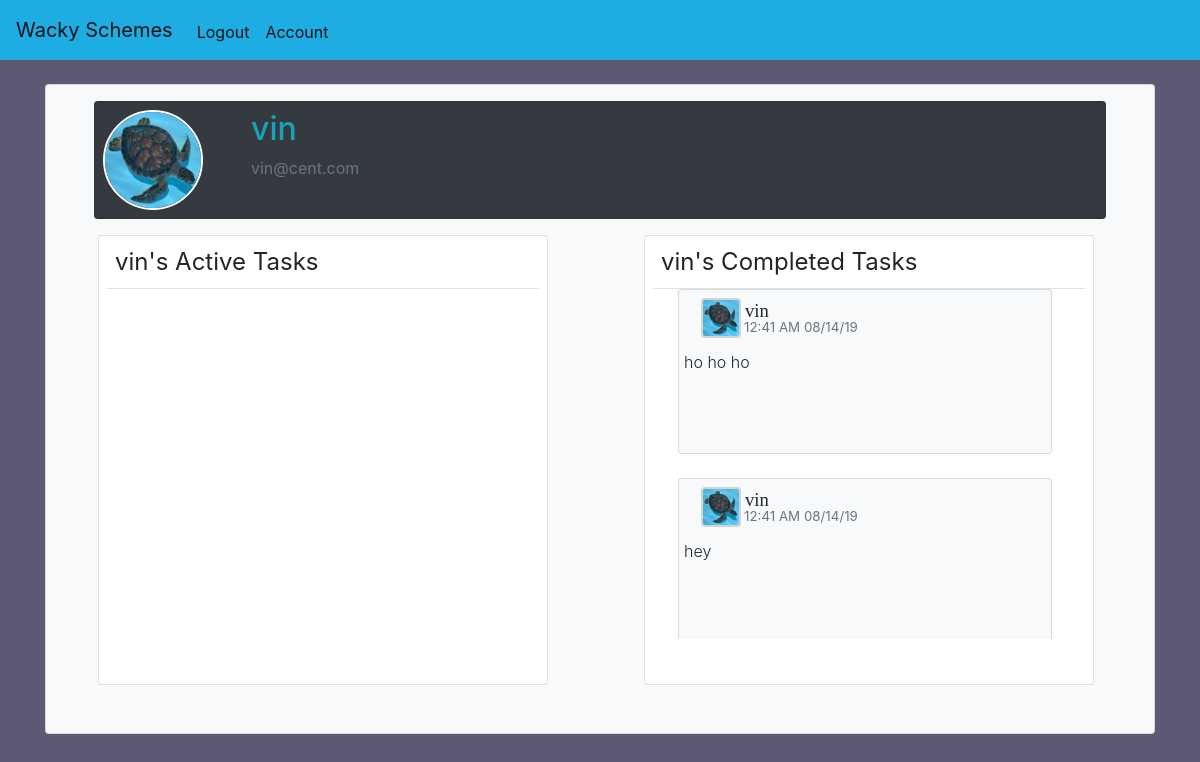
/account/1 (signed in), run on the app's committed database.
### mainapp/models.py (models this page shows, shortened)
class User(db.Model, UserMixin):
    id = db.Column(db.Integer, primary_key=True)
    username = db.Column(db.String(20), unique=True, nullable=False )
    email = db.Column(db.String(120), unique=True, nullable=False)
    password = db.Column(db.String(60), nullable=False)
    image_file = db.Column(db.String(20), nullable=False, default='dflt.jpg')
    posts = db.relationship('Post', backref='author', lazy=True)
    likes = db.relationship('Likes', backref='liker', lazy=True)
    comments = db.relationship('Comment', backref='commentor', lazy=True)

class Post(db.Model):
    id = db.Column(db.Integer, primary_key=True)
    title = db.Column(db.String(100), nullable=False)
    content = db.Column(db.String(500), nullable=False)
    user_id = db.Column(db.Integer, db.ForeignKey('user.id'), nullable=False)
    date_posted = db.Column(db.DateTime, nullable=False, default=datetime.utcnow)
    comments = db.relationship('Comment', backref='comments', lazy=True)
    likes = db.Column(db.Integer, nullable=False, default=0)

### mainapp/routes.py (the view)
@app.route('/account/<account_id>', methods=['GET','POST'])
@login_required
def account(account_id):
    account = User.query.get_or_404(account_id)
    form = UpdateForm()
    tasks=Post.query.filter_by(user_id=account.id).all()
    localtimes = []
    if tasks:
        for task in tasks:
            localtimes.append(datetime_from_utc_to_local(task.date_posted))
    if form.validate_on_submit():
        if form.picture.data:
            picture_file = save_pic(form.picture.data)
            current_user.image_file = picture_file
        current_user.username = form.username.data
        current_user.email = form.email.data
        db.session.commit()
        flash(f"your account was updated", 'success')
        return redirect(url_for('account', account_id=current_user.id))
    elif request.method == 'GET':
        form.username.data = account.username
        form.email.data = account.email
    image_file = url_for('static', filename='pfps/'+current_user.image_file)
    return render_template('account.html', title=account.username+"'s tasks", image_file=image_file, account=account, mytasklocaltimes=localtimes, form=form, mytasks=tasks)

### mainapp/models.py (called while the page is built)
@login_manager.user_loader
def load_user(user_id):
    return User.query.get(int(user_id))

### mainapp/routes.py (called while the page is built)
def datetime_from_utc_to_local(utc_datetime):
    now_timestamp = time.time()
    offset = datetime.fromtimestamp(now_timestamp) - datetime.utcfromtimestamp(now_timestamp)
    return utc_datetime + offset

### mainapp/templates/account.html (shortened to what this page needs)
{% extends 'layout.html' %}
{% block content %}
<div class="card bg-light">
<div class="content-section ml-5 mt-3 mr-5">
  <div class="card bg-dark mb-3">
    <div class="m-2">
  <div class="media">
    <img class="" style="border: 2px white solid; border-radius:50%; height:100px;width:100px;"src="{{url_for('static' ,filename='pfps/'+account.image_file)}}">
    <div class="media-body ml-5">
      <h2 class="account-heading text-info">{{account.username}}</h2>
      <p class="text-secondary">{{account.email}}</p>
    </div>
  </div>
</div>
</div>
  </div>
  {% if account.id != current_user.id %}
  <div class="row ml-1">
  <div class="card ml-5 mb-5 mr-5" style="width: 450px;height:450px; margin-right:0px;">
    <legend class="ml-3 mt-2">
      <a style="text-decoration:none; color:inherit;" href="{{url_for('account', account_id=current_user.id)}}">
       {{account.username}}'s Active Tasks
     </a>
     </legend>
    <span class="border-bottom ml-2 mr-2"></span>
    <div class="mr-4" style="margin-left:-75px; margin-right:20px;">
      <ul id="accountposts"  style="list-style-type:none; width:500px;height:350px;overflow-x:hidden;">
  </ul>
  </div>
</div>
<div class="card ml-5 mb-5" style="width: 450px;height:450px; margin-right:-30px;">
  <legend class="ml-3 mt-2">
    <a style="text-decoration:none; color:inherit;" href="{{url_for('account', account_id=current_user.id)}}">
     {{account.username}}'s Completed Tasks
   </a>
   </legend>
  <div class="mr-4" style="margin-left:-75px; margin-right:20px;">
    <ul id="accountposts"  style="list-style-type:none; width:500px;height:350px;overflow-x:hidden;">
  {% if current_user.is_authenticated %}
  {%for task in mytasks | reverse %}
  {% if task.content == 'Completed' %}
  {% include 'mainpageaccountpost.html' %}
  {% endif %}
  {%endfor%}
  {% endif %}
</ul>
</div>
</div>
</div>
{% endif %}
{% endblock content %}

### mainapp/templates/layout.html (shortened to what this page needs)
<!doctype html>
<html lang="en">
  <head>
    <link rel="stylesheet" href="https://maxcdn.bootstrapcdn.com/bootstrap/4.0.0/css/bootstrap.min.css">
  </head>
  <body>
  <nav class="sticky-top navbar navbar-expand-lg navbar-light" style="background-color:rgb(30, 173, 227)">
    <a class="navbar-brand" href="{{url_for('home')}}">Wacky Schemes</a>
    <div class="collapse navbar-collapse" id="navbarSupportedContent">
    <ul class="navbar-nav mr-auto mt-1">
      {% if current_user.is_authenticated %}
      <li class="nav-item active">
        <a class="nav-link navtext" href="{{url_for('logout')}}">Logout<span class="sr-only">(current)</span></a>
      </li>
      <li class="nav-item active">
        <a class="nav-link navtext" href="{{url_for('account', account_id=current_user.id)}}">Account<span class="sr-only">(current)</span></a>
      </li>
      {% endif %}
    <ul>
    </div>
  </nav>
    <div class="container mt-4">
      {%block content%}
      {%endblock %}
  </div>
  </body>
</html>

### mainapp/templates/mainpageaccountpost.html (shortened to what this page needs)
<li class="leftlist">
<div class="card ml-5 bg-light mb-4" id='tasksection{{task.id}}'style="width:85%; height:165px">
  <div class="hoohaw card-body" style="margin-left: -30px; margin-top:-7px;">
    <div class="row ml-2" style="margin-top: -5px;">
      <img src="{{url_for('static', filename='pfps/'+task.author.image_file)}}" class="ml-4" style="border: 2px solid lightgrey; border-radius:10%; width:40px; height: 40px;" alt="">
      <h5 class="ml-1"><a style="font-size: 14pt;color:inherit; text-decoration:none; font-family: Calibri;"href="{{url_for('account', account_id=task.author.id)}}">{{task.author.username}}</a></h5>
      </div>
      <p class="text-muted float-left" style="font-size:10pt; margin-top:-20px; margin-left:75px; ">{{mytasklocaltimes[mytasks.index(task)].strftime('%I:%M %p %x')}}</p>
    <div class="row float-right ">
    </div>
    <div class="row float-left">
    <ul class=""style="margin-left:-10px; list-style-type:none; display:flex; flex-direction: row;">
      <li style="height:30px; width:330px;"class="font-weight-light">
        <p style="line-height:100%;" class="mr-2">
        <a href="{{url_for('post', post_id=task.id)}}" style="font-size:12pt; color:inherit; text-decoration:none;">
          {{task.title}}
        </a>
      </p>
      </li>
    </ul>
  </div>
  </div>
</div>
</li>

### mainapp/templates/layout.html (style rules this page uses)
body { background: rgba(92, 90, 115, 1); }

### mainapp/templates/account.html (style rules this page uses)
.leftlist { margin-left:20px; }

### data on the page
User: image_file (picture), username "vin", email "vin@cent.com"
Post: image_file (picture), author.username "vin", mytasklocaltimes "12:41 AM 08/14/19", title "ho ho ho"
Post: {{ task.id }} 1 (drawn), image_file (picture), author.username "vin", mytasklocaltimes "12:41 AM 08/14/19", title "hey"
